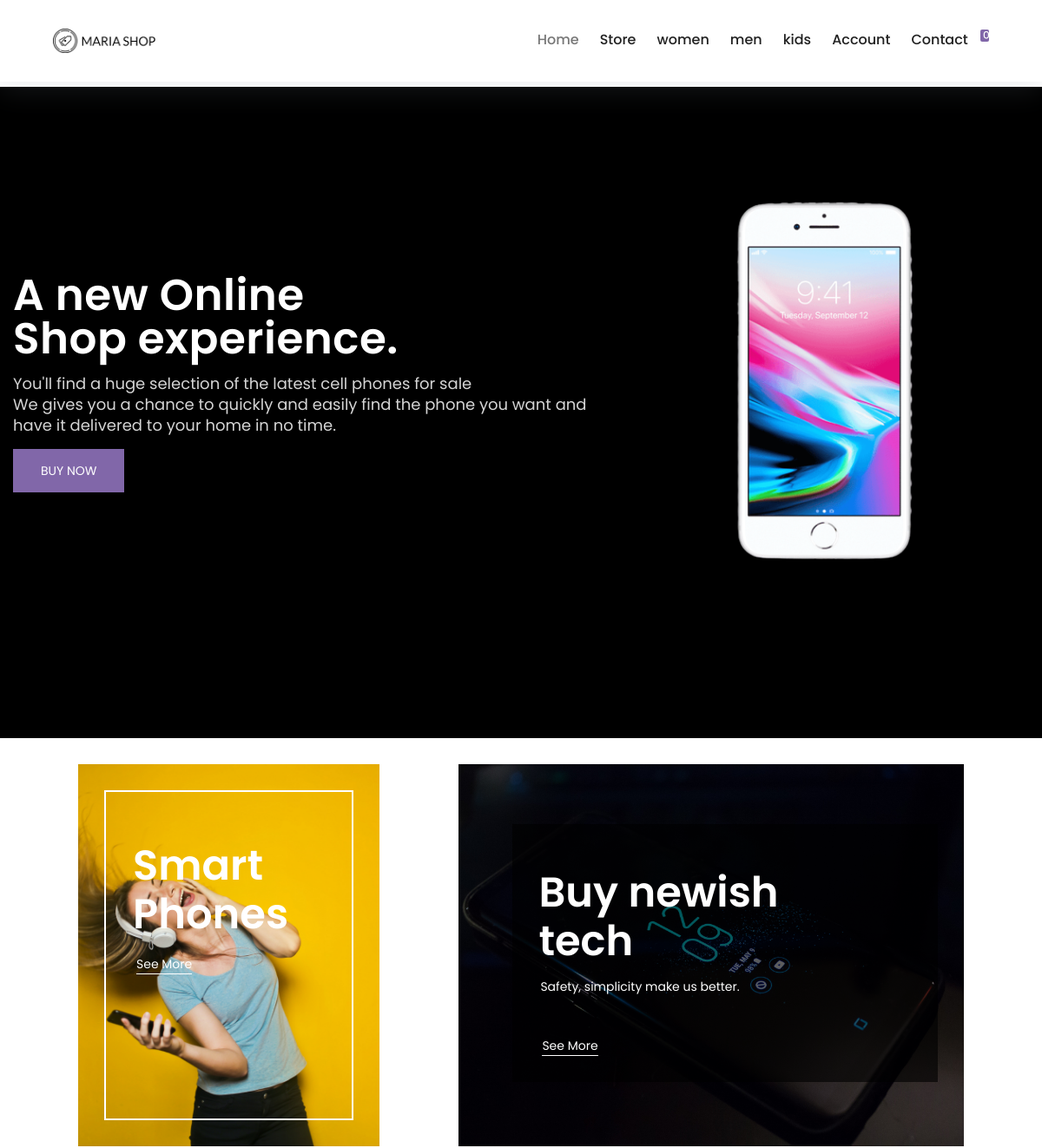
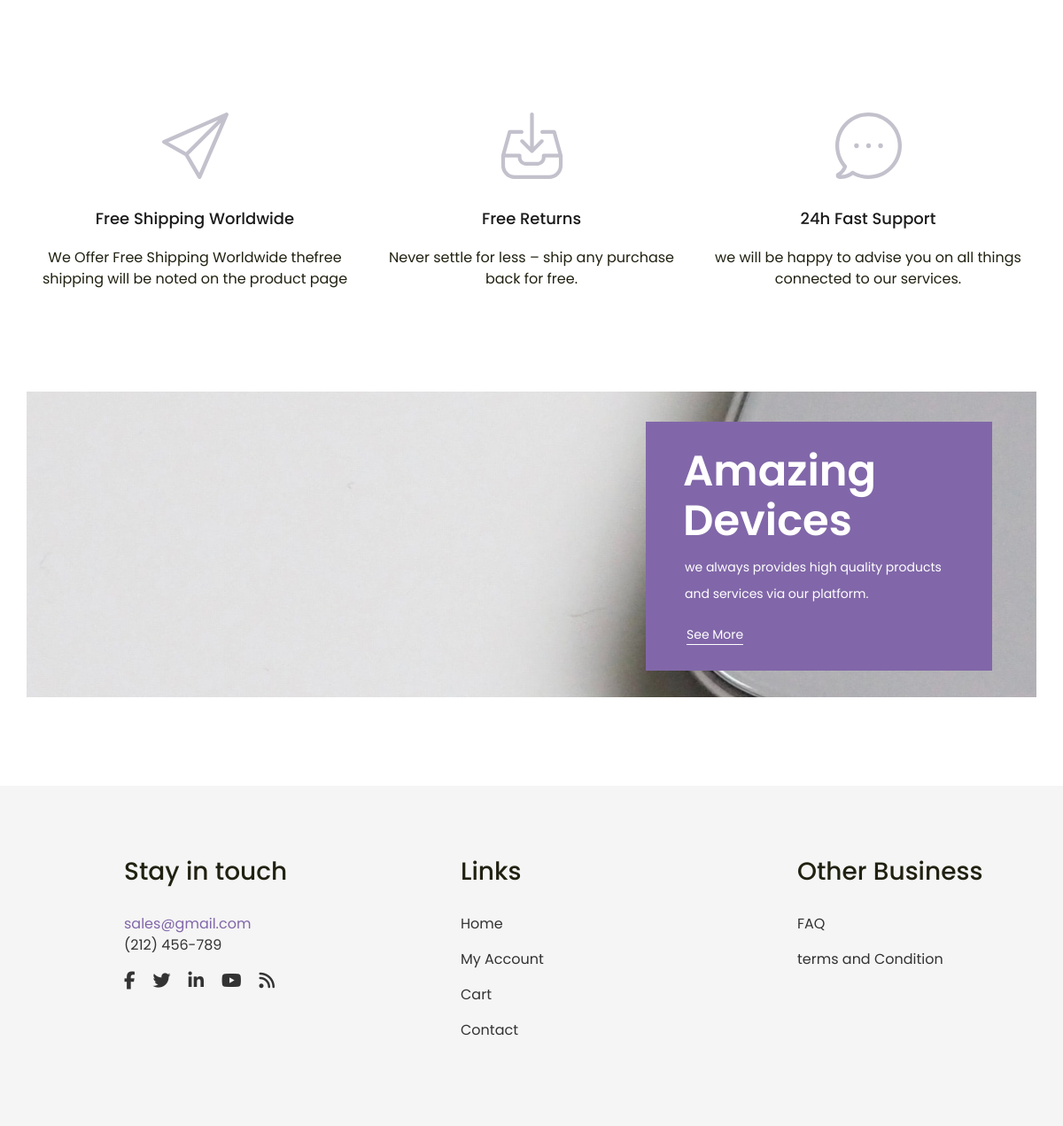
/views/, run on the app's committed database (2 pictures, top to bottom).
### tables this page shows
CREATE TABLE `category` (
  `idC` int(11) NOT NULL,
  `nameCategory` varchar(255) NOT NULL
);

### app/database/db.php (called while the page is built, shortened)
<?php
class CRUD extends DB
{
    public function selectAll($table, $condition = [])
    {
        $conn = $this->connect();
        $sql = "SELECT * FROM $table";
        if (empty($condition)) {
            $stmt = $conn->prepare($sql);
            $stmt->execute();
            $records = $stmt->get_result()->fetch_all(MYSQLI_ASSOC);
            return $records;
        }
    }
}

### app/controllers/category.php (called while the page is built, shortened)
<?php
$crud = new CRUD();
$table = 'category';
$data = $crud->selectAll($table);
$navbar_categories = $crud->selectAll('category');

### views/index.php (the view, shortened to what this page needs)
<?php
include('../app/database/db.php');
include('../app/controllers/category.php');
include('../app/controllers/cart.php');
?>
<!DOCTYPE html>
<html lang="en">
<head>
  <link rel="stylesheet" href="https://cdnjs.cloudflare.com/ajax/libs/twitter-bootstrap/4.1.3/css/bootstrap.min.css">
  <link rel="stylesheet" href="../assets/css/index.css">
</head>
<body>
	<div class="navigation-wrap bg-light start-header start-style">
		<div class="container">
			<div class="row">
				<div class="col-12">
					<nav class="navbar navbar-expand-md navbar-light">
						<a class="navbar-brand" href="index2.php" target="_blank"><img src="../assets/img/logo__3_-removebg-preview.png" alt=""></a>
						<div class="collapse navbar-collapse" id="navbarSupportedContent">
							<ul class="navbar-nav ml-auto py-4 py-md-0">
								<li class="nav-item pl-4 pl-md-0 ml-0 ml-md-4 active">
                                <a class="nav-link" href="#">Home</a>
								</li>
								<li class="nav-item pl-4 pl-md-0 ml-0 ml-md-4">
									<a class="nav-link" href="#">Store</a>
                                </li>
                                <?php foreach ($navbar_categories as $category) : ?>
                              <li class="nav-item pl-4 pl-md-0 ml-0 ml-md-4">
                                  <a class="nav-link" href="category_page.php?categoryId=<?php echo $category['idC'] ?>&page=1"><?php echo $category['nameCategory'] ?></a>
                             </li>
                                 <?php endforeach; ?>
                                 <?php if(isset($_SESSION['idU'])): ?>
								<li class="nav-item pl-4 pl-md-0 ml-0 ml-md-4">
									<a  href="myaccount.php" class="nav-link" href="#">My Account</a>
                                </li>
                                <?php else: ?>
                                    <li class="nav-item pl-4 pl-md-0 ml-0 ml-md-4">
                                        <a class="nav-link" href="login-reg.php">Account</a></li>
                                <?php endif; ?>
								<li class="nav-item pl-4 pl-md-0 ml-0 ml-md-4">
									<a class="nav-link" href="#">Contact</a>
                                </li>
                                <?php if(isset($_SESSION['idU'])) :?>
          <li class="nav-item pl-4 pl-md-0 ml-0 ml-md-4"><a class="nav-link" href="cart2.php">
              <div class="cart-nav nav-item-link">
                <span class="fa-shopping-cart"></span>
                <span class="nav-cart-items"><?php echo $countCart ?></span>
              </div>
            </a></li>
          <?php else: ?>
          <li class="nav-item pl-4 pl-md-0 ml-0 ml-md-4"><a class="nav-link" href="cart2.php">
              <div class="cart-nav nav-item-link">
                <span class="nav-cart-items">0</span>
              </div>
            </a></li>
          <?php endif; ?>
							</ul>
						</div>
					</nav>
				</div>
			</div>
		</div>
    </div>
<div id="myCarousel" class="carousel slide carousel-fade" data-ride="carousel">
  <div class="carousel-inner">
    <div class="carousel-item active">
      <div class="mask flex-center">
        <div class="container">
          <div class="row align-items-center">
            <div class="col-md-7 col-12 order-md-1 order-2">
              <h4>A new Online <br/>
              Shop experience.</h4>
              <p>You'll find a huge selection of the latest cell phones for sale <br>
              We gives you a chance to quickly and easily find the phone you want and have it delivered to your home in no time.</p>
              <a href="#">BUY NOW</a> </div>
            <div class="col-md-5 col-12 order-md-2 order-1"><img src="../assets/img/Slide.png" class="mx-auto" alt="slide"></div>
          </div>
        </div>
      </div>
    </div>
  </div>
          </div>
<div class="avds">
		<div class="avds_container d-flex flex-lg-row flex-column align-items-start justify-content-between">
			<div class="avds_small">
				<div class="avds_background" style="background-image:url(../assets/img/pexels-andrea-piacquadio-761963.jpg)">
				<div class="avds_small_inner">
					<div class="avds_small_content">
						<div class="avds_title">Smart Phones</div>
						<div class="avds_link"><a href="categories.html">See More</a></div>
					</div>
                </div>
                </div>
			</div>
			<div class="avds_large">
				<div class="avds_background" style="background-image:url(../assets/img/pexels-noah-erickson-404280.jpg)">
				<div class="avds_large_container">
					<div class="avds_large_content">
						<div class="avds_title">Buy newish tech</div>
						<div class="avds_text">Safety, simplicity make us better.</div>
						<div class="avds_link avds_link_large"><a href="categories.html">See More</a></div>
					</div>
				</div>
            </div>
            </div>
		</div>
	</div>
	<div class="icon_boxes">
		<div class="container">
			<div class="row icon_box_row">
				<div class="col-lg-4 icon_box_col">
					<div class="icon_box">
						<div class="icon_box_image"><img src="../assets/img/icon_1.svg" alt=""></div>
						<div class="icon_box_title">Free Shipping Worldwide</div>
						<div class="icon_box_text">
							<p>We Offer Free Shipping Worldwide thefree shipping will be noted on the product page </p>
						</div>
					</div>
				</div>
				<div class="col-lg-4 icon_box_col">
					<div class="icon_box">
						<div class="icon_box_image"><img src="../assets/img/icon_2.svg" alt=""></div>
						<div class="icon_box_title">Free Returns</div>
						<div class="icon_box_text">
							<p>Never settle for less – ship any purchase back for free.</p>
						</div>
					</div>
				</div>
				<div class="col-lg-4 icon_box_col">
					<div class="icon_box">
						<div class="icon_box_image"><img src="../assets/img/icon_3.svg" alt=""></div>
						<div class="icon_box_title">24h Fast Support</div>
						<div class="icon_box_text">
							<p>we will be happy to advise you on all things connected to our services.</p>
						</div>
					</div>
				</div>
			</div>
		</div>
    </div>
	<div class="avds_xl">
		<div class="container">
			<div class="row">
				<div class="col">
					<div class="avds_xl_container clearfix">
						<div class="avds_xl_background" style="background-image:url(../assets/img/pexels-jess-bailey-designs-788946.jpg);background-attachment: fixed;"></div>
						<div class="avds_xl_content">
							<div class="avds_title">Amazing Devices</div>
							<div class="avds_text">we always provides high quality products and services via our platform.</div>
							<div class="avds_link avds_xl_link"><a href="categories.html">See More</a></div>
						</div>
					</div>
				</div>
			</div>
		</div>
	</div>
    <footer class="footer">
  <div class="container">
    <div class="row">
      <div class="col-sm-3">
        <div class="footer-widget">
          <h3>Stay in touch</h3>
          <div class="footer-widget-content">
            <a href="mailto:support@example.com" class="contact-link red">sales@gmail.com </a>
            <a href="tel:0121234" class="contact-link">(212) 456-789</a>
            <div class="footer-social">
            <ul>
              <li><a href="#"><i class="fa fa-facebook"></i></a></li>
              <li><a href="#"><i class="fa fa-twitter"></i></a></li>
              <li><a href="#"><i class="fa fa-linkedin"></i></a></li>
              <li><a href="#"><i class="fa fa-youtube"></i></a></li>
              <li><a href="#"><i class="fa fa-rss"></i></a></li>
            </ul>
              </div>
          </div>
        </div>
      </div>
      <div class="col-sm-3">
      <div class="footer-widget">
        <h3>Links</h3>
        <div class="footer-widget-content">
          <div class="media">
              <div class="media-body">
                 <p><a href="#">Home </a></p>
              </div>
           </div>
          <div class="media">
              <div class="media-body">
                 <p><a href="#">My Account</a></p>
              </div>
           </div>
           <div class="media">
              <div class="media-body">
                 <p><a href="#">Cart</a></p>
              </div>
           </div>
           <div class="media">
              <div class="media-body">
                 <p><a href="#">Contact</a></p>
              </div>
           </div>
        </div>
        </div>
      </div>
      <div class="col-sm-3">
      <div class="footer-widget">
        <h3>Other Business</h3>
        <div class="footer-widget-content">
          <div class="media">
              <div class="media-body">
                 <p><a href="#">FAQ </a></p>
              </div>
           </div>
          <div class="media">
              <div class="media-body">
                 <p><a href="#">terms and Condition</a></p>
              </div>
           </div>
        </div>
        </div>
      </div>
    </div>
  </div>
</footer>
    </body>
</html>

### data on the page
category: nameCategory "women"
category: nameCategory "men"
category: nameCategory "kids"
